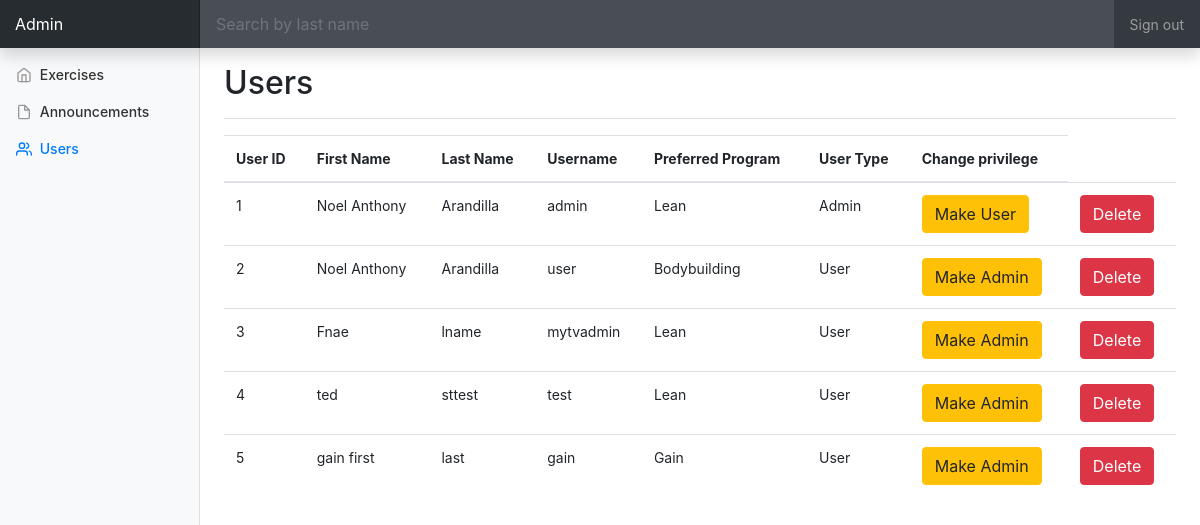
Page /adminuserlist.php on the earlier database version.
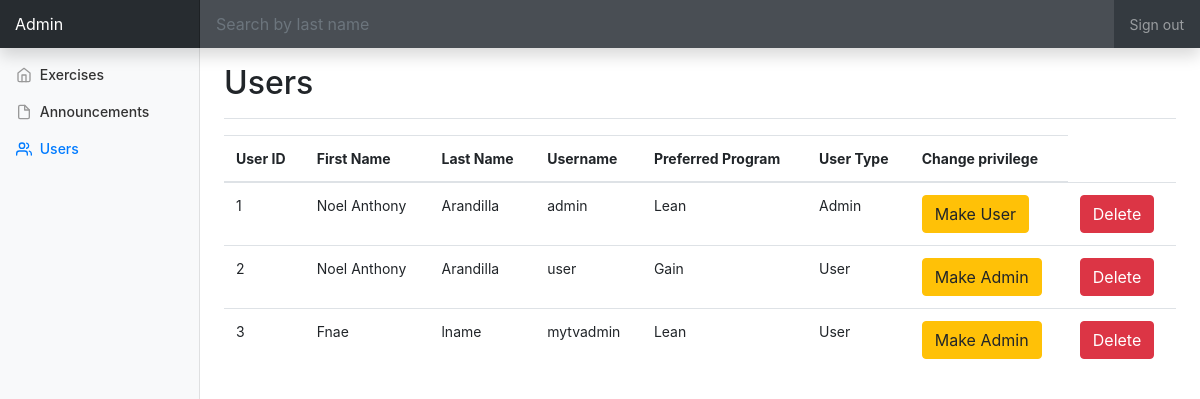
Same page on the later database version.
### tables this page shows
CREATE TABLE `users` (
  `user_id` int(255) NOT NULL,
  `fname` varchar(255) NOT NULL,
  `lname` varchar(255) NOT NULL,
  `username` varchar(255) NOT NULL,
  `password` varchar(255) NOT NULL,
  `preferredprogram` varchar(255) NOT NULL,
  `usertype` int(255) NOT NULL
);

### functions.php (called while the page is built, shortened)
<?php
	class dataOps{
		public $conn;
		public function __construct(){
			$this -> conn = mysqli_connect("localhost","root","","weighttrack");
		}
		public function retrieveUsers(){
			$sql = "SELECT * FROM users";
			$userArray = array();
			$res = mysqli_query($this->conn, $sql);
			while($row = mysqli_fetch_assoc($res)){
				$userArray[] = $row;
			}
			return $userArray;
		}
	}
?>

### adminuserlist.php (the view, shortened to what this page needs)
<!doctype html>
<html lang="en">
  <head>
    <?php include 'functions.php' ?>
    <link href="vendor/bootstrap/css/bootstrap.min.css" rel="stylesheet">
    <link href="css/dashboard.css" rel="stylesheet">
  </head>
  <body>
    <?php
      $dataOps = new dataOps();
      $userArray = $dataOps->retrieveUsers();
    ?>
    <nav class="navbar navbar-dark fixed-top bg-dark flex-md-nowrap p-0 shadow">
      <a class="navbar-brand col-sm-3 col-md-2 mr-0" href="#">Admin</a>
      <input onkeyup="searchFunction()" id="searchInput" class="form-control form-control-dark w-100" type="text" placeholder="Search by last name" aria-label="Search">
      <ul class="navbar-nav px-3">
        <li class="nav-item text-nowrap">
          <a class="nav-link" href="userlogout.php">Sign out</a>
        </li>
      </ul>
    </nav>
    <div class="container-fluid">
      <div class="row">
        <nav class="col-md-2 d-none d-md-block bg-light sidebar">
          <div class="sidebar-sticky">
            <ul class="nav flex-column">
              <li class="nav-item">
                <a class="nav-link" href="adminpage.php">
                  <span data-feather="home"></span>
                  Exercises
                </a>
              </li>
              <li class="nav-item">
                <a class="nav-link" href="announcements.php">
                  <span data-feather="file"></span>
                  Announcements
                </a>
              </li>
              <li class="nav-item">
                <a class="nav-link active" href="adminuserlist.php">
                  <span data-feather="users"></span>
                  Users<span class="sr-only">(current)</span>
                </a>
              </li>
            </ul>
          </div>
        </nav>
        <main role="main" class="col-md-9 ml-sm-auto col-lg-10 px-4">
          <div class="d-flex justify-content-between flex-wrap flex-md-nowrap align-items-center pt-3 pb-2 mb-3 border-bottom">
            <div class="row">
              <div class="col-xs-7 col-md-5 col-lg-7">
            <h1 class="h2">Users</h1>
              </div>
              <div class="col-xs-2 col-md-2 col-lg-2">
          </div>
            </div>
          </div>
          <table class="table table-hover usersTable" id="exerciseTable">
                      <thead>
                       <tr>
                       <th>User ID</th>
                       <th>First Name</th>
                       <th>Last Name</th>
                       <th>Username</th>
                       <th>Preferred Program</th>
                       <th>User Type</th>
                       <th>Change privilege</th>
                       </tr>
                     </thead>
                      <?php foreach($userArray as $row){ ?>
                      <tr>
                        <td><?php echo $row['user_id']; ?></td>
                        <td><?php echo $row['fname']; ?></td>
                        <td><?php echo $row['lname']; ?></td>
                        <td><?php echo $row['username']; ?></td>
                        <td><?php echo $row['preferredprogram']; ?></td>
                        <td><?php  if($row['usertype'] == 1){
                              echo "User";
                              }else if($row['usertype']==2){
                                echo "Admin";
                              } ?></td>
                        <td><?php if($row['usertype'] == 1){ echo '<a type="button" class="btn btn-warning" name="updateBtn" href="updateusertoadmin.php?id='.$row["user_id"].'"> Make Admin</a>';
                      }else if($row['usertype'] == 2){ echo '<a type="button" class="btn btn-warning" name="updateBtn" href="updateadmintouser.php?id='.$row["user_id"].'"> Make User</a>';
                      }  ?></td>
                        <td><a type="button" onclick="return confirm('Are you sure?')" class="btn btn-danger" name="deleteBtn" href="deleteuser.php?id=<?php echo $row['user_id']?>">Delete</a></td>
                      </tr>
                      <?php } ?>
           </table>
        </main>
      </div>
    </div>
  </body>
</html>

### css/dashboard.css (style rules this page uses)
body { font-size: .875rem; }
.feather { width: 16px; height: 16px; vertical-align: text-bottom; }
.sidebar { position: fixed; top: 0; bottom: 0; left: 0; z-index: 100; padding: 48px 0 0; box-shadow: inset -1px 0 0 rgba(0, 0, 0, .1); }
.sidebar-sticky { position: relative; top: 0; height: calc(100vh - 48px); padding-top: .5rem; overflow-x: hidden; overflow-y: auto; }
.sidebar .nav-link { font-weight: 500; color: #333; }
.sidebar .nav-link .feather { margin-right: 4px; color: #999; }
.sidebar .nav-link.active { color: #007bff; }
.sidebar .nav-link:hover .feather, .sidebar .nav-link.active .feather { color: inherit; }
[role="main"] { padding-top: 48px; }
.navbar-brand { padding-top: .75rem; padding-bottom: .75rem; font-size: 1rem; background-color: rgba(0, 0, 0, .25); box-shadow: inset -1px 0 0 rgba(0, 0, 0, .25); }
.navbar .form-control { padding: .75rem 1rem; border-width: 0; border-radius: 0; }
.form-control-dark { color: #fff; background-color: rgba(255, 255, 255, .1); border-color: rgba(255, 255, 255, .1); }
.border-bottom { border-bottom: 1px solid #e5e5e5; }
th { max-width: 200px; }
td { max-width: 200px; word-wrap: break-word; }

Differences in the rows shown:
removed users: user_id "4", fname "ted", lname "sttest", username "test", preferredprogram "Lean", usertype "User"
removed users: user_id "5", fname "gain first", lname "last", username "gain", preferredprogram "Gain", usertype "User"
changed users "user": preferredprogram "Bodybuilding" → "Gain"
